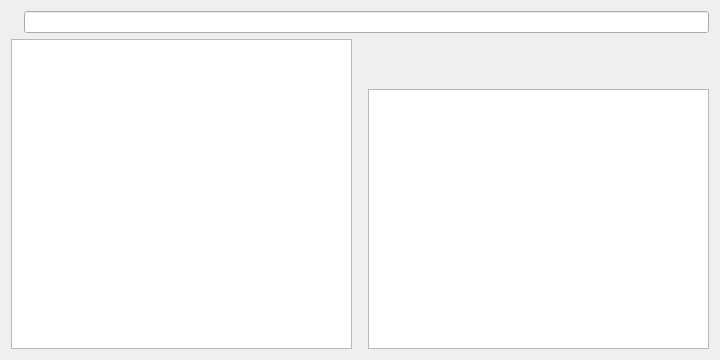
<?xml version="1.0" encoding="UTF-8"?>
<ui version="4.0">
 <class>Browser</class>
 <widget class="QWidget" name="Browser">
  <property name="geometry">
   <rect>
    <x>0</x>
    <y>0</y>
    <width>720</width>
    <height>360</height>
   </rect>
  </property>
  <property name="windowTitle">
   <string>Form</string>
  </property>
  <layout class="QVBoxLayout" name="verticalLayout_2">
   <item>
    <layout class="QHBoxLayout" name="topHorizontalLayout">
     <property name="sizeConstraint">
      <enum>QLayout::SetDefaultConstraint</enum>
     </property>
     <item>
      <widget class="QLabel" name="searchIcon">
       <property name="sizePolicy">
        <sizepolicy hsizetype="Preferred" vsizetype="Maximum">
         <horstretch>0</horstretch>
         <verstretch>0</verstretch>
        </sizepolicy>
       </property>
       <property name="text">
        <string/>
       </property>
       <property name="pixmap">
        <pixmap>assets/images/search_white.png</pixmap>
       </property>
      </widget>
     </item>
     <item>
      <widget class="QLineEdit" name="searchBar"/>
     </item>
    </layout>
   </item>
   <item>
    <layout class="QHBoxLayout" name="mainHorizontalLayout">
     <item>
      <widget class="QListWidget" name="list">
       <property name="sizePolicy">
        <sizepolicy hsizetype="Expanding" vsizetype="Expanding">
         <horstretch>0</horstretch>
         <verstretch>0</verstretch>
        </sizepolicy>
       </property>
       <property name="verticalScrollBarPolicy">
        <enum>Qt::ScrollBarAsNeeded</enum>
       </property>
       <property name="horizontalScrollBarPolicy">
        <enum>Qt::ScrollBarAlwaysOff</enum>
       </property>
      </widget>
     </item>
     <item>
      <spacer name="verticalSpacer">
       <property name="orientation">
        <enum>Qt::Vertical</enum>
       </property>
       <property name="sizeHint" stdset="0">
        <size>
         <width>10</width>
         <height>40</height>
        </size>
       </property>
      </spacer>
     </item>
     <item>
      <layout class="QVBoxLayout" name="rightVerticalLayout">
       <property name="sizeConstraint">
        <enum>QLayout::SetMinAndMaxSize</enum>
       </property>
       <item>
        <layout class="QHBoxLayout" name="rightLabelsHorizontalLayout">
         <property name="sizeConstraint">
          <enum>QLayout::SetNoConstraint</enum>
         </property>
         <item>
          <widget class="QLabel" name="itemIcon">
           <property name="sizePolicy">
            <sizepolicy hsizetype="Preferred" vsizetype="Maximum">
             <horstretch>0</horstretch>
             <verstretch>0</verstretch>
            </sizepolicy>
           </property>
           <property name="text">
            <string/>
           </property>
          </widget>
         </item>
         <item>
          <widget class="QLabel" name="itemLabel">
           <property name="sizePolicy">
            <sizepolicy hsizetype="Preferred" vsizetype="Maximum">
             <horstretch>0</horstretch>
             <verstretch>0</verstretch>
            </sizepolicy>
           </property>
           <property name="text">
            <string/>
           </property>
          </widget>
         </item>
        </layout>
       </item>
       <item>
        <spacer name="horizontalSpacer">
         <property name="orientation">
          <enum>Qt::Horizontal</enum>
         </property>
         <property name="sizeHint" stdset="0">
          <size>
           <width>40</width>
           <height>30</height>
          </size>
         </property>
        </spacer>
       </item>
       <item>
        <widget class="QTextBrowser" name="itemInformation"/>
       </item>
      </layout>
     </item>
    </layout>
   </item>
  </layout>
 </widget>
 <resources/>
 <connections/>
</ui>
